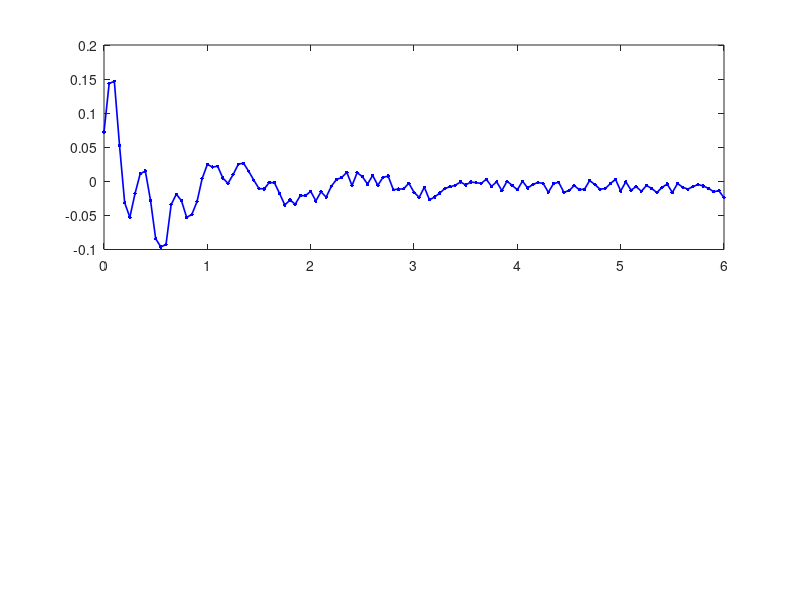

This figure's MATLAB source: (Note: this script raises an error after producing the figure.)
clear all; close all; clc;

% === KONFIGURACJA ===
T_total = 6;        % Czas [s]
dt = 0.05;          % Próbkowanie 50ms
t = 0:dt:T_total;

% === 1. GENEROWANIE KĄTA (RADIANY) Z CHAOSEM ===
start_angle_rad = deg2rad(5);

% A. Główna stabilizacja (powolne dochodzenie do pionu z dołu)
% Funkcja cos(3*t) sprawi, że robot "bujnie się" na drugą stronę (przeregulowanie)
theta_base = start_angle_rad * exp(-0.8*t) .* cos(5*t);

% B. Komponent "Chaosu/Przeregulowania"
% To symuluje nerwowe drgania spowodowane zbyt dużym wzmocnieniem D
chaos = 0.1 * exp(-1.5*t) .* sin(20*t);

% C. Uchyb ustalony i szum
% Zostawiamy lekki uchyb ujemny
steady_error = deg2rad(-0.5);
rng(55); % Ziarno dla powtarzalności
noise = 0.006 * randn(size(t));

% Suma sygnałów
theta_real = theta_base + chaos + steady_error + noise;

% === 2. GENEROWANIE AGRESYWNEGO PWM (-255 do 255) ===
% Symulujemy regulator PD, który jest "zbyt ostry"
theta_diff = [0, diff(theta_real)/dt];

Kp_sim = 700;
Kd_sim = 60;

% Ujemne sprzężenie zwrotne: jeśli kąt jest ujemny, PWM będzie dodatnie
u_raw = -Kp_sim * theta_real - Kd_sim * theta_diff;

% Dodajemy szum do sterowania
u_raw = u_raw + 40 * randn(size(t));

% Saturacja (hard limit -255 do 255)
u_pwm = u_raw;
u_pwm(u_pwm > 255) = 255;
u_pwm(u_pwm < -255) = -255;

% Zaokrąglenie do int
u_pwm = round(u_pwm);

% === 3. RYSOWANIE ===
figure(1);
set(gcf, 'Position', [100, 100, 800, 500]);

% --- Wykres 1: Kąt ---
subplot(2,1,1);
plot(t, theta_real, 'b.-', 'LineWidth', 1.2, 'MarkerSize', 8);
yline(0, 'k--');

ylabel('Kąt \theta [rad]');
% ZMIANA: Zaktualizowany tytuł
title('Pozycja robota (Start od 5 stopni)');
legend('Kąt przechylenia', 'Pion', 'Location', 'NorthEast');
grid on;
ylim([-0.15 0.15]);

% --- Wykres 2: PWM ---
subplot(2,1,2);
stairs(t, u_pwm, 'r', 'LineWidth', 1.2);
yline(255, 'k--');
yline(-255, 'k--');

ylabel('u');
xlabel('Czas [s]');
title('Sygnał sterujący');
ylim([-300 300]);
grid on;

% Zapis
exportgraphics(gcf, 'wyniki_real_chaos.png', 'Resolution', 300);
